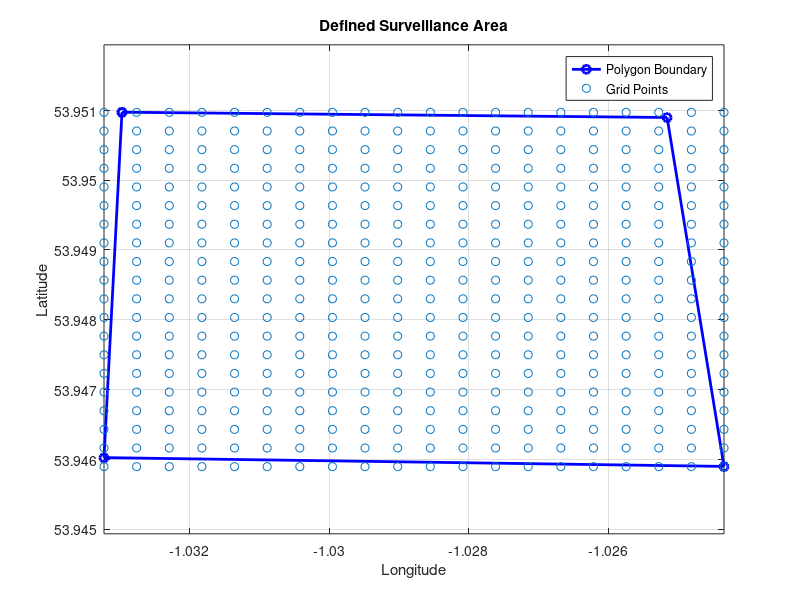

This figure's MATLAB source: (Note: this script raises an error after producing the figure.)
% =========================================================================
% REAL COORDINATE TEST
polygon_vertices = [
    53.950974807525206, -1.0329672619323844;
    53.946024591620926, -1.033224753997814;
    53.945898302917456, -1.0243412777404899;
    53.95089904334211, -1.0251566692810172;
    53.950974807525206, -1.0329672619323844 % Close the loop
];



% Plot the polygon
figure;
plot(polygon_vertices(:,2), polygon_vertices(:,1), 'b-o', 'LineWidth', 2);
xlabel('Longitude');
ylabel('Latitude');
title('Defined Surveillance Area');
grid on;
axis equal;

% Define grid resolution (adjust as needed)
num_divisions_x = 20;  % Number of divisions along latitude
num_divisions_y = 20;  % Number of divisions along longitude

lat_min = min(polygon_vertices(:,1));
lat_max = max(polygon_vertices(:,1));
lon_min = min(polygon_vertices(:,2));
lon_max = max(polygon_vertices(:,2));

% Generate a grid of waypoints
lat_values = linspace(lat_min, lat_max, num_divisions_x);
lon_values = linspace(lon_min, lon_max, num_divisions_y);
[lon_grid, lat_grid] = ndgrid(lon_values, lat_values);

% Convert to list of waypoints
grid_waypoints = [lat_grid(:), lon_grid(:)];

% Plot the grid points
hold on;
scatter(grid_waypoints(:,2), grid_waypoints(:,1), 'r*');
legend('Polygon Boundary', 'Grid Points');

square_size = [1, 1]; 
square_centres = grid_waypoints;
square_corners = calculate_square_corner_coordinates(square_centres, square_size);

start_pos = polygon_vertices(1, :);
goal_pos = polygon_vertices(3, :);
% =========================================================================

% =========================================================================
% SIMULATED AREA

% Setup environment and algorithm constraints
% Size of environment
x_max = 100;
y_max = 100;

% Range of surveillance area
x_range = [0, x_max]; % meters
y_range = [0, y_max]; 

square_size = [20, 20]; % Each square's dimensions

% Step size between squares
square_step_size = square_size;

% Generate coordinates spread across the surveillance area
[x, y] = ndgrid(x_range(1):square_step_size(1):x_range(2), y_range(1):square_step_size(2):y_range(2));

% Coordintaes for the centres of each square
square_centres = [x(:), y(:)];

% Coordinates for corners for each square
square_corners = calculate_square_corner_coordinates(square_centres, square_size);
polygon_corners = calculate_polygon_corner_coordinates(polygon_vertices); 

% Start and end position of UAV
start_pos = [50, -20];
goal_pos = [50, 120];
% =========================================================================


figure;
hold on;
% Plot start and goal positions
plot(start_pos(1), start_pos(2), 'go', 'MarkerSize', 10, 'MarkerFaceColor', 'g'); % Start
plot(goal_pos(1), goal_pos(2), 'ro', 'MarkerSize', 10, 'MarkerFaceColor', 'r'); % Goal

% Draw squares at each center position in red
num_points = size(square_centres, 1);
for i = 1:num_points
    % Define bottom-left corner of square
    bottom_left = square_centres(i,:) - square_size / 4;
    % Draw red square
    rectangle('Position', [bottom_left, square_size/2], 'EdgeColor', 'c', 'LineWidth', 1);
end

% Plot cuboid centres
scatter(square_corners(:,1), square_corners(:,2), 20, 'filled', 'b');

% SETUP ALGORITHM PARAMETERS
% Square corner index
index = 1;
% Define starting coordinate
start_coord = start_pos;
% Number of squares to search (== num images to take)
num_squares = size(square_centres, 1);

% Determine grid row length
square_row_length = sqrt(num_squares);

% Initialise array for storing coordinate path
coordinate_path = zeros(num_squares+2, 2);
coordinate_path(1, :) = start_pos;

waypoint_path = [];
num_waypoints_per_coord = 20;

% Start by moving left to right
left_to_right = true;

% Initialise Dubins path algorithm
connectionObj = uavDubinsConnection;
connectionObj.MaxRollAngle = 1.1;

% Direction UAV arrived at the previous square corner
prev_arrival_dir = 0;

for i = 1:(num_squares+1)
    % If all squares calculated for, find path to goal position
    if i == (num_squares + 1)
        closest_corner_coord = goal_pos;
    else
        % Find the distances between the start_coord and next set of corners
        distances = sqrt(sum((square_corners(index:index+3, :) - start_coord).^2, 2));
        % Calculate the index of the closest corner
        [~, closest_corner_index] = min(distances);
        % Get the closest corner coordinate from the corner index
        closest_corner_coord = square_corners((closest_corner_index-1)+index, :);
    end
    
    % Calculate departure and arrival directions between each square
    [departure_dir, arrival_dir] = calculate_directions(start_coord, closest_corner_coord);
    
    % Calculate start and goal position for dubins connection
    start_pose = [start_coord, 0, prev_arrival_dir];
    goal_pose = [closest_corner_coord, 0, arrival_dir];
    prev_arrival_dir = arrival_dir;
    % Calculate Dubins Path and display on plot
    [pathSegObj, pathCosts] = connect(connectionObj, start_pose, goal_pose);
    show(pathSegObj{1})

    dubinsPath = pathSegObj{1};
    segment_waypoints = interpolate(dubinsPath, linspace(0, dubinsPath.Length, num_waypoints_per_coord));

    waypoint_path = [waypoint_path; segment_waypoints];

    % Update coordinate path array
    coordinate_path(i+1, :) = closest_corner_coord;
    % Update the new start coord
    start_coord = closest_corner_coord;
    
    % Detect end of row
    if mod(i, (square_row_length)) == 0
        % Switch row direction
        left_to_right = ~left_to_right;
        % Move up/down to the next row
        next_row_index = index + square_row_length * 4; % Move to next row
        if next_row_index <= size(square_corners, 1)
            index = next_row_index;
            continue; % Skip to next iteration
        end
    end

    % Move to the next square
    if left_to_right
        index = index + 4;  % Move forward
    else
        index = index - 4;  % Move backward
    end
end


% Labels and Grid
xlabel('X (m)');
ylabel('Y (m)');
title('UAV Shortest Path Through Each Image Location');
grid on;
axis equal;
hold off;

% Extract x, y coordinates from all stored waypoints
x = waypoint_path(:,1);
y = waypoint_path(:,2);

% Plot the full path with all waypoints
figure;
plot(x, y, 'bo-'); % Blue circles for waypoints, line connecting them
hold on;
grid on;
xlabel('X');
ylabel('Y');
title('Progressively Stored Dubins Path Waypoints');
legend('Waypoints');


function [square_corners] = calculate_square_corner_coordinates(square_centres, square_size)
    % Calculate square corners from each central square position 
    num_squares = size(square_centres, 1);
    square_radius = square_size(1) / 4;
    square_corners = zeros(num_squares * 4, 2); % 4 corners per square
    index = 1;
    for i = 1:num_squares
        centre = square_centres(i, :);
        corners = [centre(1) - square_radius, centre(2) + square_radius;
                   centre(1) + square_radius, centre(2) + square_radius;
                   centre(1) + square_radius, centre(2) - square_radius;
                   centre(1) - square_radius, centre(2) - square_radius];
        square_corners(index:index+3, :) = corners;
        index = index + 4;
    end
end

function [polygon_corners] = calculate_polygon_corner_coordinates(polygon_vertices)
    num_polygons = numel(polygon_vertices, 1);
    polygon_corners = [];
    for i = 1:num_polygons
        polygon_corners = [polygon_corners; polygon_vertices(i, :)];
    end
end

function [departure_dir, arrival_dir] = calculate_directions(coord1, coord2)
    % Calculate direction vector between two coordiantes
    direction_vector = coord2 - coord1;
    
    % Determine departure direction
    departure_dir = atan2(direction_vector(2), direction_vector(1));
    % Determine arrival direction (opposite of departure)
    arrival_dir = atan2(direction_vector(2), direction_vector(1));
end

function [image_coordinates, waypoints] = smooth_coordinate_path(coordinate_path, waypoint_path, num_waypoints_per_coord)
    % Smooths the calculated path by skipping unnecessary waypoints if a 
    % lower-energy Dubins path exists.

    num_coordinates = size(coordinate_path, 1);
    optimized_path = [coordinate_path(1, :)];  % Start position remains the same

    % Initialise Dubins path algorithm
    connectionObj = uavDubinsConnection;
    connectionObj.MaxRollAngle = 1.1;
    
    % Previous arrival direction
    prev_arrival_dir = 0;
    i = 1;
    waypoints = [];

    while i < num_coordinates
        current_coord = coordinate_path(i, :);
        
        % Try skipping one or more waypoints to reduce path cost
        best_next_index = i + 1; % Default next step
        min_cost = inf;
        best_segment = [];

        for j = i+1:min(i+3, num_coordinates)  % Look ahead up to 3 waypoints
            next_coord = coordinate_path(j, :);
            
            % Calculate Dubins path cost from current to next_coord
            [departure_dir, arrival_dir] = calculate_directions(current_coord, next_coord);
            start_pose = [current_coord, 0, prev_arrival_dir];
            goal_pose = [next_coord, 0, arrival_dir];
            prev_arrival_dir = arrival_dir;

            
            % Compute Dubins path
            [pathSegObj, pathCosts] = connect(connectionObj, start_pose, goal_pose);
            
            if pathCosts < min_cost
                min_cost = pathCosts;
                best_next_index = j;
                best_segment = pathSegObj{1};
            end
        end
        
        % Store the best waypoint
        optimized_path = [optimized_path; coordinate_path(best_next_index, :)];
        
        % Generate and store waypoints for the smoothed segment
        segment_waypoints = interpolate(best_segment, linspace(0, best_segment.Length, num_waypoints_per_coord));
        waypoints = [waypoints; segment_waypoints];

        % Move to the selected next coordinate
        i = best_next_index;
    end

    % Output optimized coordinates
    image_coordinates = optimized_path;
end
